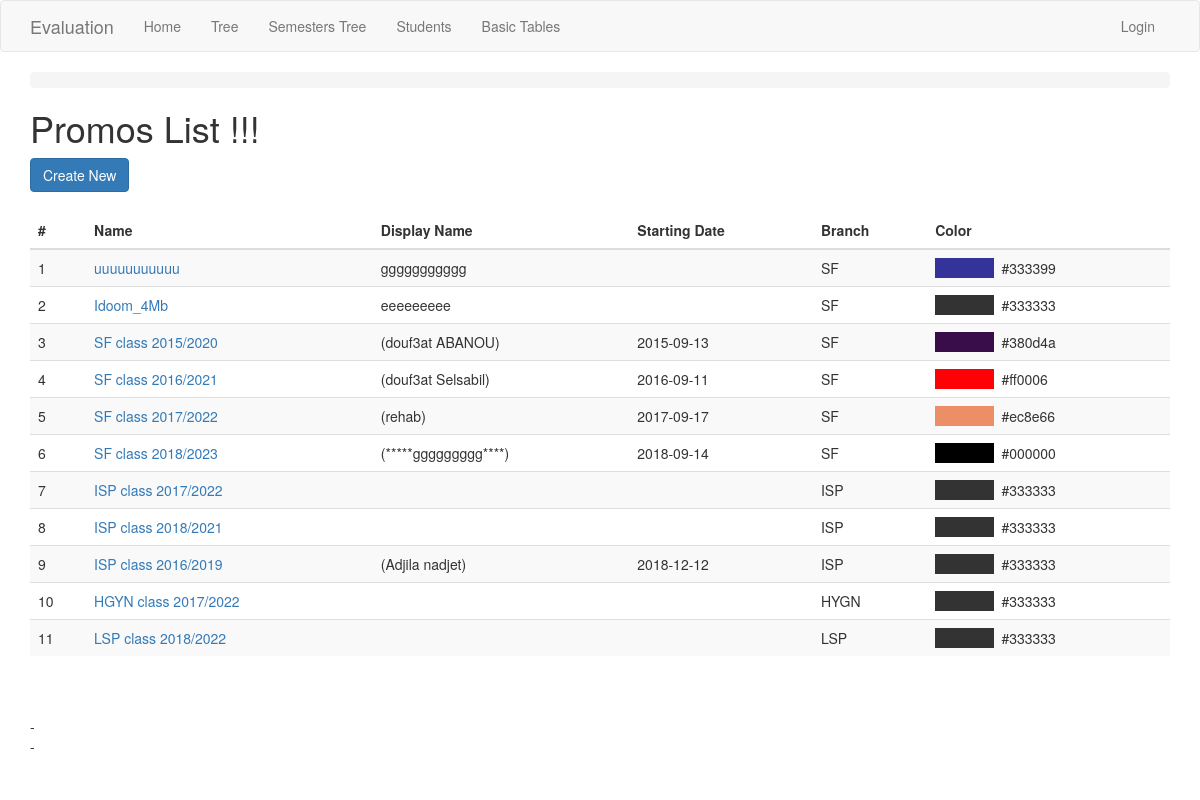
/promo/, run on an earlier commit of the app's database.
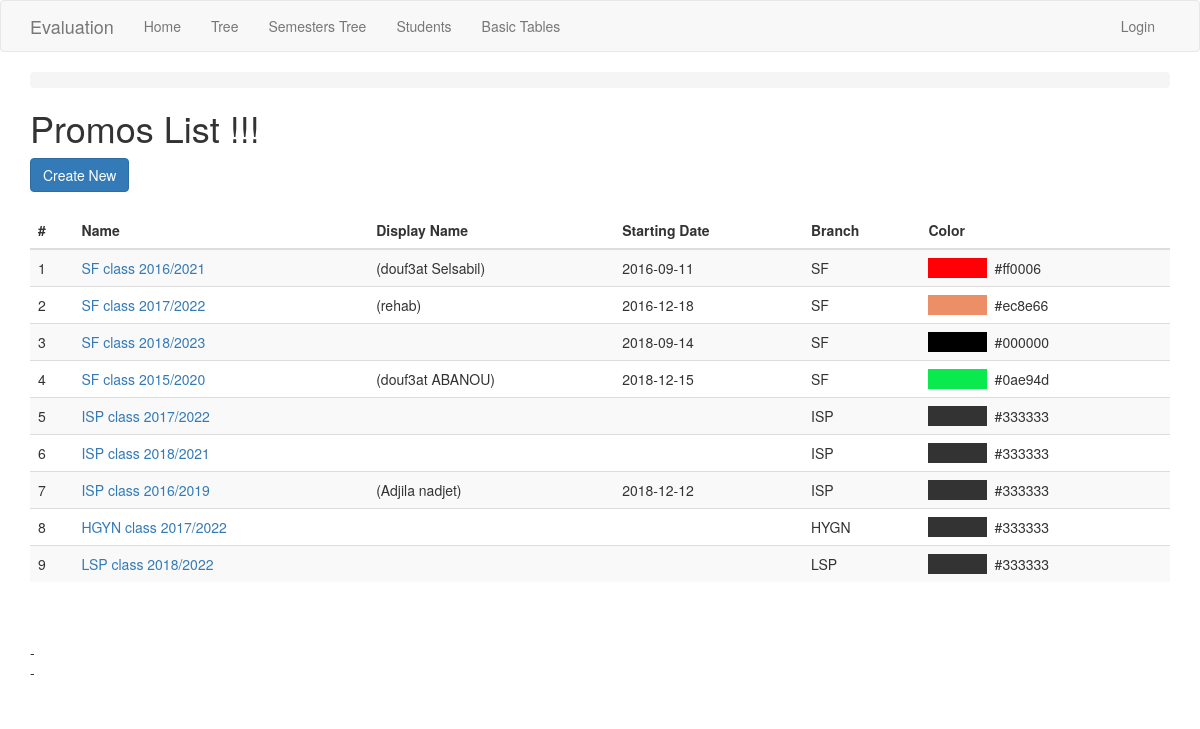
And on a later commit of the database.
### app/models.py (models this page shows, shortened)
class Promo(db.Model):
    id = db.Column(db.Integer, primary_key=True)
    name = db.Column(db.String(250), index=True, unique=True)
    display_name = db.Column(db.String(250))
    start_date = db.Column(db.Date)
    finish_date = db.Column(db.Date)
    color = db.Column(db.String(50))
    branch_id = db.Column(db.Integer, db.ForeignKey('branch.id'))
    sessions = db.relationship('Session', backref='promo')
    annual_session = db.relationship('AnnualSession', back_populates='promo')
    def get_color(self):
        return '#333333' if self.color == None or self.color == '' else self.color

class Branch(db.Model):
    id = db.Column(db.Integer, primary_key=True)
    name = db.Column(db.String(100), index=True, unique=True)
    description = db.Column(db.String(150))
    school_id = db.Column(db.Integer, db.ForeignKey('school.id'))
    students = db.relationship('Student', backref='branch')
    semesters = db.relationship('Semester', backref='branch')
    promos = db.relationship('Promo', backref='branch', order_by='Promo.start_date')

### app/routesBasicTables.py (the view)
@app.route('/promo/')
@register_breadcrumb(app, '.basic.promo', 'Promos')
def promo_index():
    promos = Promo.query.order_by(Promo.branch_id, Promo.start_date).all()
    return render_template('basic-forms/promo/index.html', title='Promos List', promos=promos)

### app/templates/basic-forms/promo/index.html (shortened to what this page needs)
{% extends "base.html" %}
{% block app_content %}
  {% include '_breadcrumbs.html' %}
  <h1>Promos List !!!</h1>
  <div>
      <a class="btn btn-primary" href="{{ url_for('promo_create') }}">Create New</a>
  </div>
  <div>
      <table class="table table-striped">
      <thead>
        <tr>
          <th scope="col">#</th>
          <th scope="col">Name</th>
          <th scope="col">Display Name</th>
          <th scope="col">Starting Date</th>
          <th scope="col">Branch</th>
          <th scope="col">Color</th>
        </tr>
      </thead>
      <tbody>
      {% for promo in promos %}
        <tr>
          <td>{{loop.index}}</td>
          <td><a href="{{ url_for('promo_view', id=promo.id) }}">{{ promo.name }}</a></td>
          <td>{{ promo.display_name | replace("None", "") }}</td>
          <td>{{ promo.start_date | replace("None", "") }}</td>
          <td>{{ promo.branch.name | replace("None", "") }}</td>
          <td><span style="background-color: {{ promo.get_color() }};"
              >               </span>  {{ promo.get_color() }}
          </td>
        </tr>
      {% endfor %}
      </tbody>
    </table>
    - </br>
    - </br>
  </div>
{% endblock %}

What changed in the data, as far as the page shows it:
removed Promo: name "uuuuuuuuuuu", display_name "ggggggggggg", branch.name "SF", get_color "#333399"
removed Promo: name "Idoom_4Mb", display_name "eeeeeeeee", branch.name "SF", get_color "#333333"
changed Promo "SF class 2017/2022": start_date "2017-09-17" → "2016-12-18"
changed Promo "SF class 2018/2023": display_name "(*****ggggggggg****)" → (not shown)
changed Promo "SF class 2015/2020": start_date "2015-09-13" → "2018-12-15"; color "#380d4a" → "#0ae94d" (drawn); get_color "#380d4a" → "#0ae94d"; moves down the list
